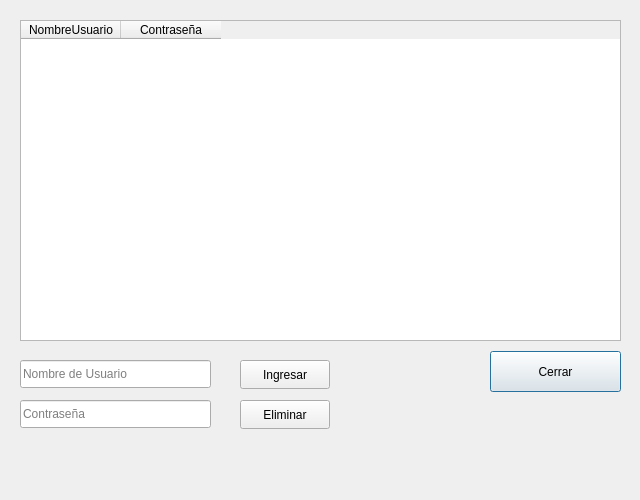
<?xml version="1.0" encoding="UTF-8"?>
<ui version="4.0">
 <class>Dialog</class>
 <widget class="QDialog" name="Dialog">
  <property name="geometry">
   <rect>
    <x>0</x>
    <y>0</y>
    <width>640</width>
    <height>500</height>
   </rect>
  </property>
  <property name="minimumSize">
   <size>
    <width>640</width>
    <height>500</height>
   </size>
  </property>
  <property name="windowTitle">
   <string>Usuarios</string>
  </property>
  <widget class="QPushButton" name="btnCerrar">
   <property name="geometry">
    <rect>
     <x>490</x>
     <y>351</y>
     <width>131</width>
     <height>41</height>
    </rect>
   </property>
   <property name="text">
    <string>Cerrar</string>
   </property>
  </widget>
  <widget class="QTableWidget" name="tlbUsuarios">
   <property name="geometry">
    <rect>
     <x>20</x>
     <y>20</y>
     <width>601</width>
     <height>321</height>
    </rect>
   </property>
   <property name="contextMenuPolicy">
    <enum>CustomContextMenu</enum>
   </property>
   <property name="columnCount">
    <number>2</number>
   </property>
   <column>
    <property name="text">
     <string>NombreUsuario</string>
    </property>
   </column>
   <column>
    <property name="text">
     <string>Contraseña</string>
    </property>
   </column>
  </widget>
  <widget class="QPushButton" name="btnIngresar">
   <property name="geometry">
    <rect>
     <x>240</x>
     <y>360</y>
     <width>90</width>
     <height>29</height>
    </rect>
   </property>
   <property name="text">
    <string>Ingresar</string>
   </property>
  </widget>
  <widget class="QLineEdit" name="nombre">
   <property name="geometry">
    <rect>
     <x>20</x>
     <y>360</y>
     <width>191</width>
     <height>28</height>
    </rect>
   </property>
   <property name="text">
    <string/>
   </property>
   <property name="placeholderText">
    <string>Nombre de Usuario</string>
   </property>
  </widget>
  <widget class="QLineEdit" name="contraseña">
   <property name="geometry">
    <rect>
     <x>20</x>
     <y>400</y>
     <width>191</width>
     <height>28</height>
    </rect>
   </property>
   <property name="text">
    <string/>
   </property>
   <property name="placeholderText">
    <string>Contraseña</string>
   </property>
  </widget>
  <widget class="QPushButton" name="btnEliminar">
   <property name="geometry">
    <rect>
     <x>240</x>
     <y>400</y>
     <width>90</width>
     <height>29</height>
    </rect>
   </property>
   <property name="text">
    <string>Eliminar</string>
   </property>
  </widget>
 </widget>
 <resources/>
 <connections/>
</ui>
